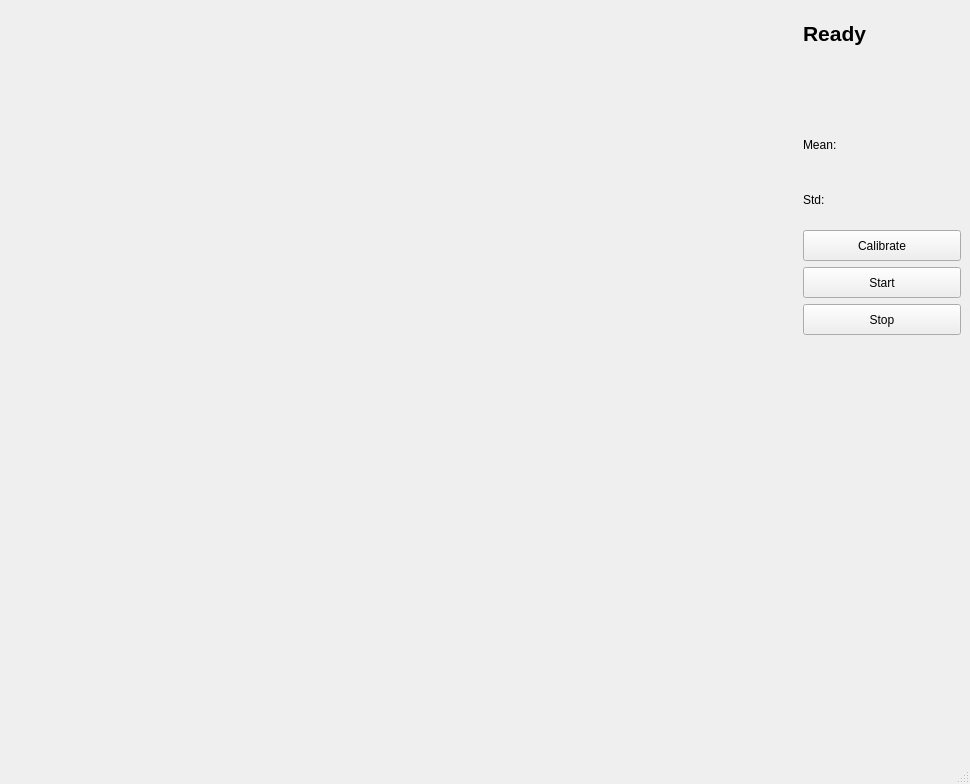
<?xml version="1.0" encoding="UTF-8"?>
<ui version="4.0">
 <class>MainWindow</class>
 <widget class="QMainWindow" name="MainWindow">
  <property name="geometry">
   <rect>
    <x>0</x>
    <y>0</y>
    <width>970</width>
    <height>784</height>
   </rect>
  </property>
  <property name="windowTitle">
   <string>MainWindow</string>
  </property>
  <widget class="QWidget" name="centralwidget">
   <layout class="QHBoxLayout" name="horizontalLayout" stretch="5,1">
    <item>
     <layout class="QVBoxLayout" name="verticalLayout" stretch="1">
      <item>
       <widget class="QCustomPlot" name="plot" native="true"/>
      </item>
     </layout>
    </item>
    <item>
     <layout class="QVBoxLayout" name="verticalLayout_3" stretch="1,1,1,4">
      <item>
       <layout class="QGridLayout" name="gridLayout">
        <item row="1" column="0">
         <widget class="QLabel" name="status">
          <property name="sizePolicy">
           <sizepolicy hsizetype="Expanding" vsizetype="Expanding">
            <horstretch>0</horstretch>
            <verstretch>0</verstretch>
           </sizepolicy>
          </property>
          <property name="font">
           <font>
            <pointsize>16</pointsize>
            <weight>75</weight>
            <italic>false</italic>
            <bold>true</bold>
           </font>
          </property>
          <property name="text">
           <string>Ready</string>
          </property>
          <property name="wordWrap">
           <bool>false</bool>
          </property>
         </widget>
        </item>
        <item row="3" column="0">
         <widget class="QLabel" name="end">
          <property name="font">
           <font>
            <pointsize>14</pointsize>
           </font>
          </property>
          <property name="text">
           <string/>
          </property>
         </widget>
        </item>
        <item row="2" column="0">
         <widget class="QLabel" name="begin">
          <property name="font">
           <font>
            <pointsize>14</pointsize>
           </font>
          </property>
          <property name="text">
           <string/>
          </property>
         </widget>
        </item>
       </layout>
      </item>
      <item>
       <layout class="QGridLayout" name="gridLayout_2">
        <item row="0" column="1">
         <widget class="QLabel" name="mean_label">
          <property name="text">
           <string/>
          </property>
         </widget>
        </item>
        <item row="0" column="0">
         <widget class="QLabel" name="label">
          <property name="text">
           <string>Mean:</string>
          </property>
         </widget>
        </item>
        <item row="1" column="0">
         <widget class="QLabel" name="label_3">
          <property name="text">
           <string>Std:</string>
          </property>
         </widget>
        </item>
        <item row="1" column="1">
         <widget class="QLabel" name="std_label">
          <property name="text">
           <string/>
          </property>
         </widget>
        </item>
       </layout>
      </item>
      <item>
       <layout class="QVBoxLayout" name="verticalLayout_2" stretch="1,1,1">
        <item>
         <widget class="QPushButton" name="calibrate">
          <property name="sizePolicy">
           <sizepolicy hsizetype="Expanding" vsizetype="Expanding">
            <horstretch>0</horstretch>
            <verstretch>0</verstretch>
           </sizepolicy>
          </property>
          <property name="text">
           <string>Calibrate</string>
          </property>
         </widget>
        </item>
        <item>
         <widget class="QPushButton" name="start">
          <property name="sizePolicy">
           <sizepolicy hsizetype="Expanding" vsizetype="Expanding">
            <horstretch>0</horstretch>
            <verstretch>0</verstretch>
           </sizepolicy>
          </property>
          <property name="text">
           <string>Start</string>
          </property>
         </widget>
        </item>
        <item>
         <widget class="QPushButton" name="stop">
          <property name="sizePolicy">
           <sizepolicy hsizetype="Expanding" vsizetype="Expanding">
            <horstretch>0</horstretch>
            <verstretch>0</verstretch>
           </sizepolicy>
          </property>
          <property name="text">
           <string>Stop</string>
          </property>
         </widget>
        </item>
       </layout>
      </item>
      <item>
       <spacer name="verticalSpacer">
        <property name="orientation">
         <enum>Qt::Vertical</enum>
        </property>
        <property name="sizeHint" stdset="0">
         <size>
          <width>20</width>
          <height>40</height>
         </size>
        </property>
       </spacer>
      </item>
     </layout>
    </item>
   </layout>
  </widget>
  <widget class="QMenuBar" name="menubar">
   <property name="geometry">
    <rect>
     <x>0</x>
     <y>0</y>
     <width>970</width>
     <height>22</height>
    </rect>
   </property>
  </widget>
  <widget class="QStatusBar" name="statusbar"/>
 </widget>
 <customwidgets>
  <customwidget>
   <class>QCustomPlot</class>
   <extends>QWidget</extends>
   <header>qcustomplot.h</header>
   <container>1</container>
  </customwidget>
 </customwidgets>
 <resources/>
 <connections/>
</ui>
